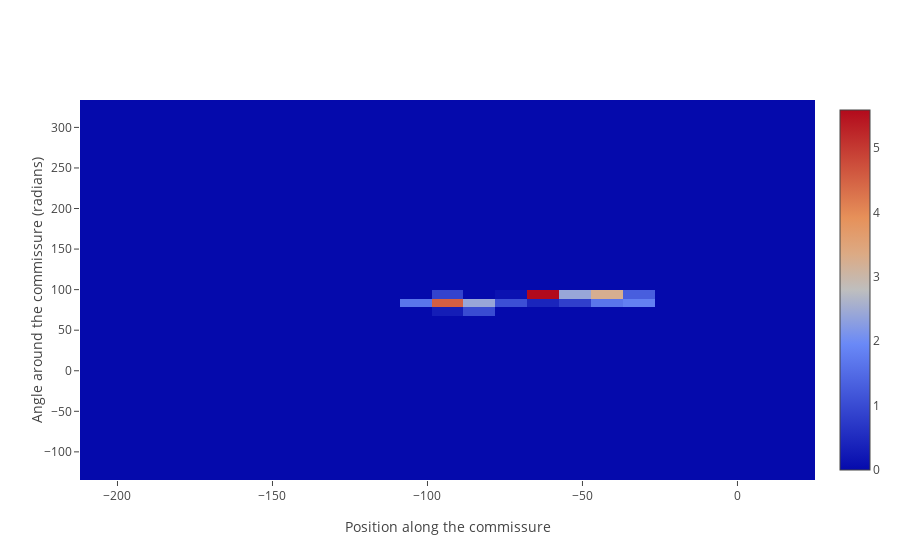

Notebook code for this chart:
### Code cell
trace = go.Heatmap(
    z = np.mean(Lss[40],axis=0),
    x = xbin,
    y = ybin
)

fig = go.Figure(data=[trace],layout=layout)
iplot(fig)

### Figure 1 — Plotly figure (JSON) as saved in the notebook; plotly's stock layout.template omitted (floating-point values rounded to 4 significant figures; data arrays with more than 128 entries replaced by an {"elided": "..."} marker saying what was removed)
{"data": [{"type": "heatmap", "x": [-212.1, -201.8, -191.5, -181.2, -170.9, -160.5, -150.2, -139.9, -129.6, -119.3, -109.0, -98.69, -88.38, -78.07, -67.77, -57.46, -47.15, -36.84, -26.53, -16.22, -5.913, 4.395, 14.7, 25.01, 35.32, 45.63, 55.94, 66.25, 76.56, 86.87, 97.17, 107.5, 117.8, 128.1, 138.4, 148.7, 159.0, 169.3, 179.6, 190.0, 200.3, 210.6, 220.9, 231.2, 241.5], "y": [-129.4, -118.7, -108.1, -97.42, -86.77, -76.12, -65.48, -54.83, -44.18, -33.54, -22.89, -12.24, -1.597, 9.05, 19.7, 30.34, 40.99, 51.64, 62.28, 72.93, 83.58, 94.22, 104.9, 115.5], "z": {"elided": "44x23 float values"}}], "layout": {"xaxis": {"title": "Position along the commissure"}, "yaxis": {"title": "Angle around the commissure (radians)"}}}
